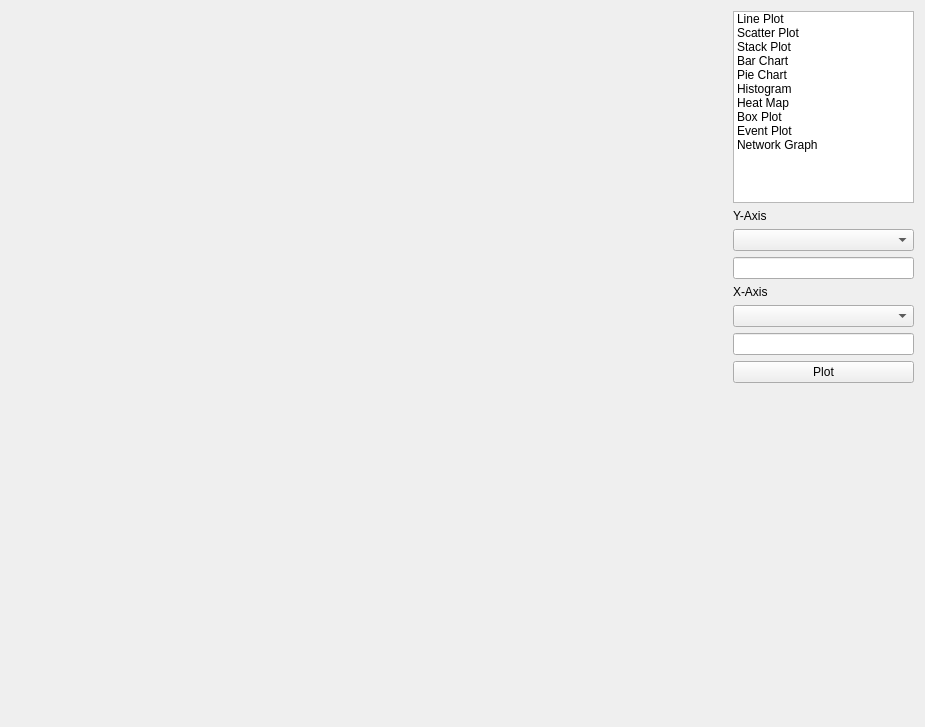
<?xml version="1.0" encoding="UTF-8"?>
<ui version="4.0">
 <class>Form</class>
 <widget class="QWidget" name="Form">
  <property name="geometry">
   <rect>
    <x>0</x>
    <y>0</y>
    <width>925</width>
    <height>727</height>
   </rect>
  </property>
  <property name="windowTitle">
   <string>Data Visualization</string>
  </property>
  <layout class="QHBoxLayout" name="horizontalLayout" stretch="80,20">
   <item>
    <layout class="QVBoxLayout" name="plot_layout"/>
   </item>
   <item>
    <layout class="QVBoxLayout" name="verticalLayout" stretch="0,0,0,0,0,0,0,0,50">
     <item>
      <widget class="QListWidget" name="chart_types">
       <item>
        <property name="text">
         <string>Line Plot</string>
        </property>
       </item>
       <item>
        <property name="text">
         <string>Scatter Plot</string>
        </property>
       </item>
       <item>
        <property name="text">
         <string>Stack Plot</string>
        </property>
       </item>
       <item>
        <property name="text">
         <string>Bar Chart</string>
        </property>
       </item>
       <item>
        <property name="text">
         <string>Pie Chart</string>
        </property>
       </item>
       <item>
        <property name="text">
         <string>Histogram</string>
        </property>
       </item>
       <item>
        <property name="text">
         <string>Heat Map</string>
        </property>
       </item>
       <item>
        <property name="text">
         <string>Box Plot</string>
        </property>
       </item>
       <item>
        <property name="text">
         <string>Event Plot</string>
        </property>
       </item>
       <item>
        <property name="text">
         <string>Network Graph</string>
        </property>
       </item>
      </widget>
     </item>
     <item>
      <widget class="QLabel" name="labely">
       <property name="text">
        <string>Y-Axis</string>
       </property>
      </widget>
     </item>
     <item>
      <widget class="QComboBox" name="dropdown_yaxis"/>
     </item>
     <item>
      <widget class="QLineEdit" name="yaxis"/>
     </item>
     <item>
      <widget class="QLabel" name="labelx">
       <property name="text">
        <string>X-Axis</string>
       </property>
      </widget>
     </item>
     <item>
      <widget class="QComboBox" name="dropdown_xaxis"/>
     </item>
     <item>
      <widget class="QLineEdit" name="xaxis"/>
     </item>
     <item>
      <widget class="QPushButton" name="btn_plot">
       <property name="text">
        <string>Plot</string>
       </property>
      </widget>
     </item>
     <item>
      <spacer name="verticalSpacer">
       <property name="orientation">
        <enum>Qt::Vertical</enum>
       </property>
       <property name="sizeHint" stdset="0">
        <size>
         <width>20</width>
         <height>40</height>
        </size>
       </property>
      </spacer>
     </item>
    </layout>
   </item>
  </layout>
 </widget>
 <resources/>
 <connections/>
</ui>
